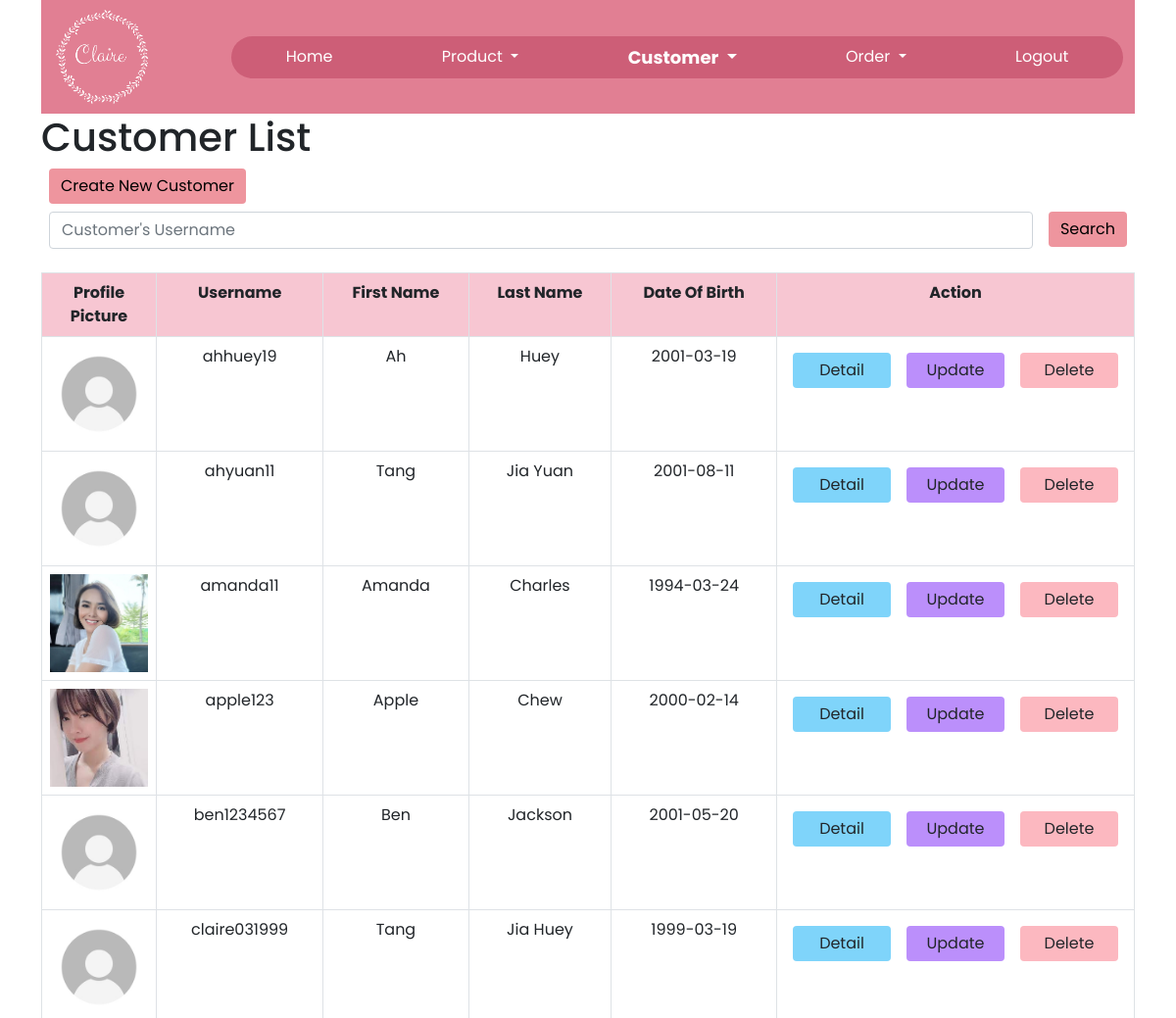
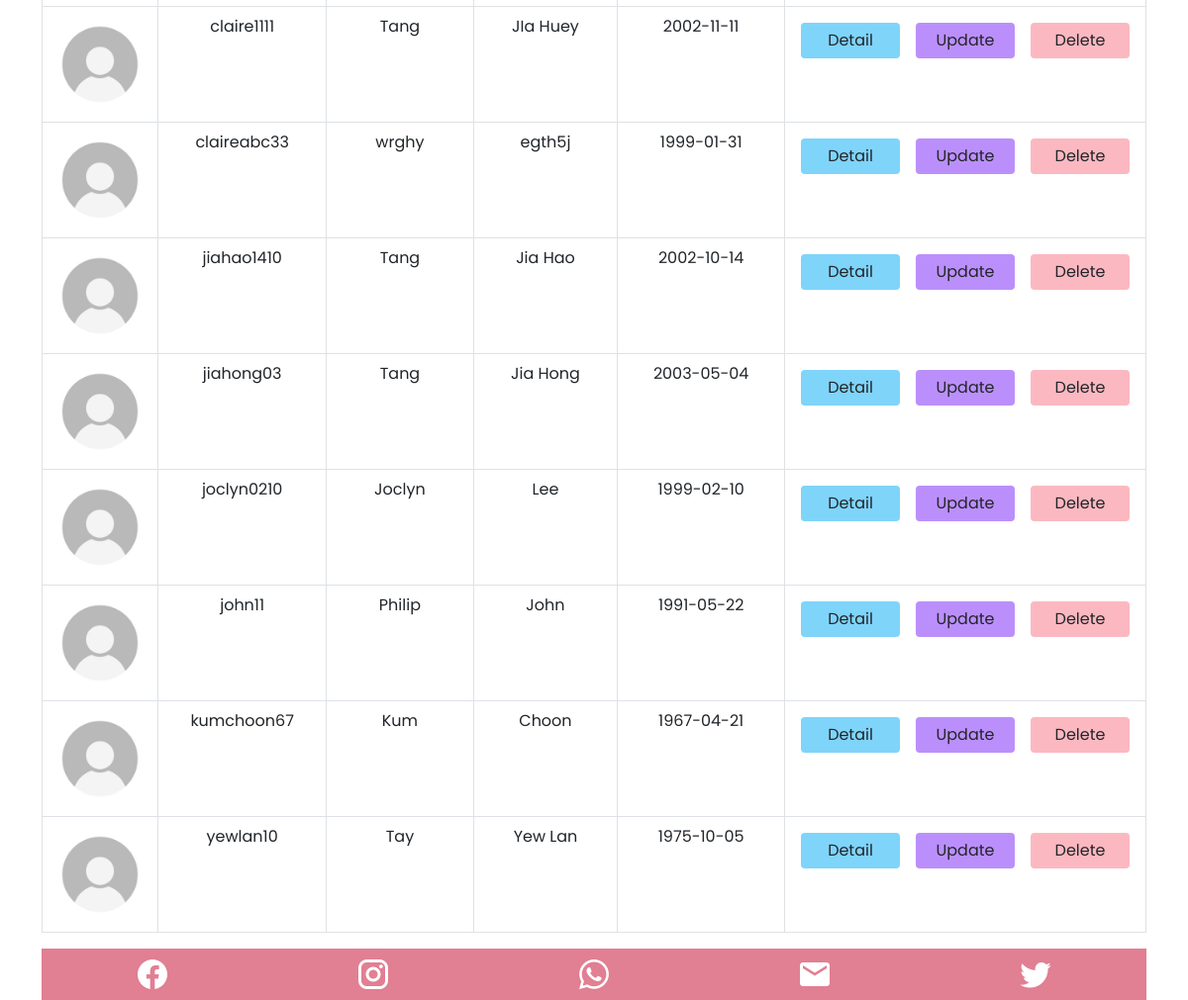
The page /customer_list.php (signed in) on the database its author committed (2 pictures, top to bottom).
### tables this page shows
CREATE TABLE IF NOT EXISTS `customers` (
  `profile_pic` varchar(100) DEFAULT NULL,
  `cus_username` varchar(15) NOT NULL,
  `password` varchar(15) NOT NULL,
  `confirmPassword` varchar(15) NOT NULL,
  `firstName` varchar(50) NOT NULL,
  `lastName` varchar(50) NOT NULL,
  `gender` enum('male','female') NOT NULL DEFAULT 'male',
  `dateOfBirth` date NOT NULL,
  `regdDateNTime` timestamp NOT NULL DEFAULT CURRENT_TIMESTAMP ON UPDATE CURRENT_TIMESTAMP,
  `accountStatus` enum('active','inactive') NOT NULL DEFAULT 'active',
  UNIQUE KEY `username` (`cus_username`)
);

### customer_list.php (the view, shortened to what this page needs)
<!DOCTYPE HTML>
<html>
<head>
    <link href="https://cdn.jsdelivr.net/npm/bootstrap@5.0.1/dist/css/bootstrap.min.css" rel="stylesheet">
    <link href="css/general.css" rel="stylesheet">
    <link href="css/customer.css" rel="stylesheet">
    <link href="css/list.css" rel="stylesheet">
</head>
<body>
    <div class="container">
        <?php
        include 'navigation.php';
        ?>
        <div class="page-header">
            <h1>Customer List</h1>
        </div>
        <div>
            <a href='customer.php' id="create" class='btn btn-primary mx-2'>Create New Customer</a>
            <form action="<?php echo htmlspecialchars($_SERVER["PHP_SELF"]); ?>" onsubmit="return validation()" method="post">
                <table class='search table table-hover table-responsive table-bordered'>
                    <tr class='search'>
                        <td class="search col-11"><input type='text' name='search' id="search" placeholder="Customer's Username" class='form-control'></td>
                        <td class="search"><input type='submit' value='Search' id="searchBtn" class='btn btn-primary' /></td>
                    </tr>
                </table>
            </form>
        </div>
        <?php
        include 'config/database.php';
        $where = "";
        $query = "SELECT profile_pic, cus_username, firstName, lastName, gender, dateOfBirth FROM customers $where";
        $stmt = $con->prepare($query);
        $stmt->execute();
        $num = $stmt->rowCount();
        if ($num > 0) {
            echo "<table class='table table-hover table-responsive table-bordered'>";
            echo "<tr class='tableHeader'>";
            echo "<th class='col-1 text-center'>Profile Picture</th>";
            echo "<th class='text-center'>Username</th>";
            echo "<th class='text-center d-none d-lg-table-cell'>First Name</th>";
            echo "<th class='text-center d-none d-lg-table-cell'>Last Name</th>";
            echo "<th class='text-center d-none d-md-table-cell'>Date Of Birth</th>";
            echo "<th class='col-lg-3 text-center'>Action</th>";
            echo "</tr>";
            while ($row = $stmt->fetch(PDO::FETCH_ASSOC)) {
                extract($row);
                echo "<tr>";
                $img_src = $row['profile_pic'];
                echo "<td>";
                echo "<div class='img-block'> ";
                if ($img_src != "") {
                    echo "<img src= $img_src alt='' class='image-responsive' style='width:100px; height:100px'/> ";
                } else {
                    echo "No picture uploaded.";
                }
                echo "</div> ";
                echo "</td>";
                echo "<td class='text-center'>{$cus_username}</td>";
                echo "<td class='text-center d-none d-lg-table-cell'>{$firstName}</td>";
                echo "<td class='text-center d-none d-lg-table-cell'>{$lastName}</td>";
                echo "<td class='text-center d-none d-md-table-cell'>{$dateOfBirth}</td>";
                echo "<td>";
                echo "<div class='d-lg-flex justify-content-sm-center'>";
                echo "<a href='customer_detail.php?cus_username={$cus_username}' id='detail' class='actionBtn btn m-1 m-lg-2'>Detail</a>";
                echo "<a href='customer_update.php?cus_username={$cus_username}' id='update' class='actionBtn btn m-1 m-lg-2'>Update</a>";
                echo "<a href='#' onclick='delete_customer(&#39;$cus_username&#39;)' id='delete' class='actionBtn btn m-1 m-lg-2'>Delete</a>";
                echo "</div>";
                echo "</td>";
                echo "</tr>";
            }
            echo "</table>";
        } else {
            echo "<div class='alert alert-danger'>No customer found.</div>";
        }
        ?>
        <div class="footer bg-dark">
            <?php
            include 'footer.php';
            ?>
        </div>
    </div>
</body>
</html>

### css/general.css (style rules this page uses)
html, body { font-family: 'Poppins', sans-serif; }
.tableHeader { background-color: rgba(247, 198, 210); }

### css/list.css (style rules this page uses)
.search { border:none; }
.actionBtn { width: 100px; }
#create, #searchBtn { background-color: rgba(238, 149, 158); color: black; border: none; }
#detail { background-color: rgb(127, 212, 250); border: none; }
#update { background-color: rgb(187, 143, 251); border: none; }
#delete { background-color: rgb(252, 184, 192); border: none; }

### rows shown on the page
customers: profile_pic (placeholder picture), cus_username "ahhuey19", firstName "Ah", lastName "Huey", dateOfBirth "2001-03-19"
customers: profile_pic (placeholder picture), cus_username "ahyuan11", firstName "Tang", lastName "Jia Yuan", dateOfBirth "2001-08-11"
customers: profile_pic (picture), cus_username "amanda11", firstName "Amanda", lastName "Charles", dateOfBirth "1994-03-24"
customers: profile_pic (picture), cus_username "apple123", firstName "Apple", lastName "Chew", dateOfBirth "2000-02-14"
customers: profile_pic (placeholder picture), cus_username "ben1234567", firstName "Ben", lastName "Jackson", dateOfBirth "2001-05-20"
customers: profile_pic (placeholder picture), cus_username "claire031999", firstName "Tang", lastName "Jia Huey", dateOfBirth "1999-03-19"
customers: profile_pic (placeholder picture), cus_username "claire1111", firstName "Tang", lastName "JIa Huey", dateOfBirth "2002-11-11"
customers: profile_pic (placeholder picture), cus_username "claireabc33", firstName "wrghy", lastName "egth5j", dateOfBirth "1999-01-31"
customers: profile_pic (placeholder picture), cus_username "jiahao1410", firstName "Tang", lastName "Jia Hao", dateOfBirth "2002-10-14"
customers: profile_pic (placeholder picture), cus_username "jiahong03", firstName "Tang", lastName "Jia Hong", dateOfBirth "2003-05-04"
customers: profile_pic (placeholder picture), cus_username "joclyn0210", firstName "Joclyn", lastName "Lee", dateOfBirth "1999-02-10"
customers: profile_pic (placeholder picture), cus_username "john11", firstName "Philip", lastName "John", dateOfBirth "1991-05-22"
customers: profile_pic (placeholder picture), cus_username "kumchoon67", firstName "Kum", lastName "Choon", dateOfBirth "1967-04-21"
customers: profile_pic (placeholder picture), cus_username "yewlan10", firstName "Tay", lastName "Yew Lan", dateOfBirth "1975-10-05"
